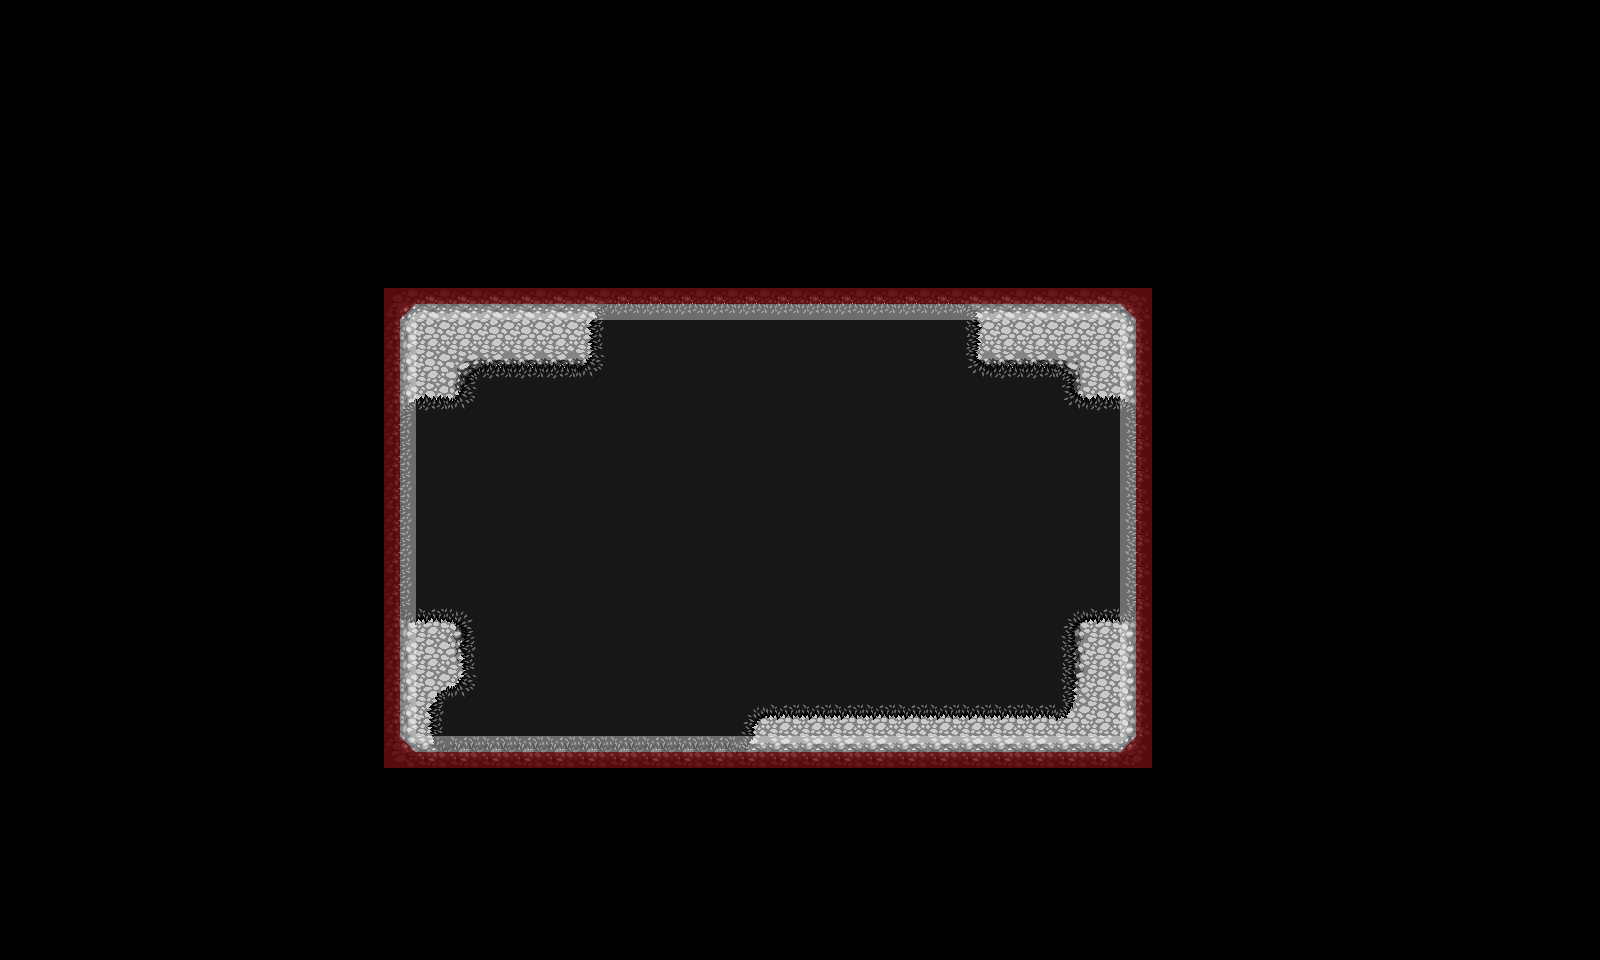

The image is a tile-based game level rendered from a .tmx file. Its description and source (layers, tilesets, objects; grid data summarised) follow:
An orthogonal 50x30 tile map with 32x32 px tiles, 6 tile layers (Background, Ground, Overground, GroundObjects, ...), 53 tilesets and 20 objects.

<map version="1.0" orientation="orthogonal" renderorder="right-down" width="50" height="30" tilewidth="32" tileheight="32" nextobjectid="23">
 <tileset firstgid="1" name="col_half_right" tilewidth="32" tileheight="32" tilecount="1" columns="1">
  <image source="../col_half_right.png" width="32" height="32" />
  <tile id="0">
   <objectgroup draworder="index">
    <object id="2" x="16" y="0" width="16" height="32" />
   </objectgroup>
  </tile>
 </tileset>
 <tileset firstgid="2" name="col_half_left" tilewidth="32" tileheight="32" tilecount="1" columns="1">
  <image source="../col_half_left.png" width="32" height="32" />
  <tile id="0">
   <objectgroup draworder="index">
    <object id="1" x="0" y="0" width="16" height="32" />
   </objectgroup>
  </tile>
 </tileset>
 <tileset firstgid="3" name="col_half_bottom" tilewidth="32" tileheight="32" tilecount="1" columns="1">
  <image source="../col_half_bottom.png" width="32" height="32" />
  <tile id="0">
   <objectgroup draworder="index">
    <object id="1" x="0" y="16" width="32" height="16" />
   </objectgroup>
  </tile>
 </tileset>
 <tileset firstgid="4" name="col_half_top" tilewidth="32" tileheight="32" tilecount="1" columns="1">
  <image source="../col_half_top.png" width="32" height="32" />
  <tile id="0">
   <objectgroup draworder="index">
    <object id="1" x="0" y="0" width="32" height="16" />
   </objectgroup>
  </tile>
 </tileset>
 <tileset firstgid="5" name="water" tilewidth="32" tileheight="32" tilecount="18" columns="3">
  <image source="../LPC Base Assets/LPC Base Assets/tiles/water.png" width="96" height="192" />
 </tileset>
 <tileset firstgid="23" name="grass" tilewidth="32" tileheight="32" tilecount="18" columns="3">
  <image source="../LPC Base Assets/LPC Base Assets/tiles/grass.png" width="96" height="192" />
  <terraintypes>
   <terrain name="grass" tile="-1">
    <properties>
     <property name="unity:tag" value="DoorsLayer" />
    </properties>
   </terrain>
  </terraintypes>
  <tile id="1" terrain="0,0,0," />
  <tile id="2" terrain="0,0,,0" />
  <tile id="4" terrain="0,,0,0" />
  <tile id="5" terrain=",0,0,0" />
  <tile id="6" terrain=",,,0" />
  <tile id="7" terrain=",,0,0" />
  <tile id="8" terrain=",,0," />
  <tile id="9" terrain=",0,,0" />
  <tile id="10" terrain="0,0,0,0" />
  <tile id="11" terrain="0,,0," />
  <tile id="12" terrain=",0,," />
  <tile id="13" terrain="0,0,," />
  <tile id="14" terrain="0,,," />
 </tileset>
 <tileset firstgid="41" name="col_triangle1" tilewidth="32" tileheight="32" tilecount="1" columns="1">
  <image source="../col_triangle1.png" width="32" height="32" />
  <tile id="0">
   <objectgroup draworder="index">
    <object id="1" x="32" y="15.9091">
     <polygon points="0,0 -16,15.9091 0,16.0909" />
    </object>
   </objectgroup>
  </tile>
 </tileset>
 <tileset firstgid="42" name="col_triangle2" tilewidth="32" tileheight="32" tilecount="1" columns="1">
  <image source="../col_triangle2.png" width="32" height="32" />
  <tile id="0">
   <objectgroup draworder="index">
    <object id="1" x="0.181818" y="15.8182">
     <polygon points="0,0 16,16.0909 -0.181818,16.1818" />
    </object>
   </objectgroup>
  </tile>
 </tileset>
 <tileset firstgid="43" name="col_triangle3" tilewidth="32" tileheight="32" tilecount="1" columns="1">
  <image source="../col_triangle3.png" width="32" height="32" />
  <tile id="0">
   <objectgroup draworder="index">
    <object id="1" x="-0.181818" y="15.7273">
     <polygon points="0,0 16.1818,-15.7273 0.181818,-15.7273" />
    </object>
   </objectgroup>
  </tile>
 </tileset>
 <tileset firstgid="44" name="col_triangle4" tilewidth="32" tileheight="32" tilecount="1" columns="1">
  <image source="../col_triangle4.png" width="32" height="32" />
  <tile id="0">
   <objectgroup draworder="index">
    <object id="1" x="16.0909" y="0">
     <polygon points="0,0 15.8182,16 15.9091,0" />
    </object>
   </objectgroup>
  </tile>
 </tileset>
 <tileset firstgid="45" name="col_triangle_inv4" tilewidth="32" tileheight="32" tilecount="1" columns="1">
  <image source="../col_triangle_inv4.png" width="32" height="32" />
  <tile id="0">
   <objectgroup draworder="index">
    <object id="2" x="16.0909" y="0">
     <polygon points="0,0 15.9091,0 15.9091,32 -16.0909,32 -16.2727,16.4545" />
    </object>
   </objectgroup>
  </tile>
 </tileset>
 <tileset firstgid="46" name="col_triangle_inv1" tilewidth="32" tileheight="32" tilecount="1" columns="1">
  <image source="../col_triangle_inv1.png" width="32" height="32" />
  <tile id="0">
   <objectgroup draworder="index">
    <object id="1" x="-0.0909091" y="-0.0909091">
     <polyline points="0,0 15.7273,-0.0909091 32,16.0909 32.0909,32.0909 0.0909091,32.0909 0.0909091,0.0909091" />
    </object>
   </objectgroup>
  </tile>
 </tileset>
 <tileset firstgid="47" name="col_triangle_inv2" tilewidth="32" tileheight="32" tilecount="1" columns="1">
  <image source="../col_triangle_inv2.png" width="32" height="32" />
  <tile id="0">
   <objectgroup draworder="index">
    <object id="1" x="0.272727" y="-0.0909091">
     <polyline points="0,0 31.7273,0.0909091 31.7273,15.8182 15.8182,32 -0.272727,32.0909 -0.272727,0.0909091" />
    </object>
   </objectgroup>
  </tile>
 </tileset>
 <tileset firstgid="48" name="col_triangle_inv3" tilewidth="32" tileheight="32" tilecount="1" columns="1">
  <image source="../col_triangle_inv3.png" width="32" height="32" />
  <tile id="0">
   <objectgroup draworder="index">
    <object id="1" x="0" y="-0.0909091">
     <polyline points="0,0 32,0.0909091 32,32.0909 16.1818,32 0.0909091,16 0,0.0909091" />
    </object>
   </objectgroup>
  </tile>
 </tileset>
 <tileset firstgid="49" name="cement" tilewidth="32" tileheight="32" tilecount="18" columns="3">
  <image source="../LPC Base Assets/LPC Base Assets/tiles/cement.png" width="96" height="192" />
 </tileset>
 <tileset firstgid="67" name="cementstair" tilewidth="32" tileheight="32" tilecount="20" columns="5">
  <image source="../LPC Base Assets/LPC Base Assets/tiles/cementstair.png" width="160" height="128" />
 </tileset>
 <tileset firstgid="87" name="chests" tilewidth="32" tileheight="32" tilecount="6" columns="2">
  <image source="../LPC Base Assets/LPC Base Assets/tiles/chests.png" width="64" height="96" />
 </tileset>
 <tileset firstgid="93" name="country" tilewidth="32" tileheight="32" tilecount="20" columns="5">
  <image source="../LPC Base Assets/LPC Base Assets/tiles/country.png" width="160" height="128" />
 </tileset>
 <tileset firstgid="113" name="cup" tilewidth="32" tileheight="32" tilecount="2" columns="1">
  <image source="../LPC Base Assets/LPC Base Assets/tiles/cup.png" width="32" height="64" />
 </tileset>
 <tileset firstgid="115" name="dirt" tilewidth="32" tileheight="32" tilecount="18" columns="3">
  <image source="../LPC Base Assets/LPC Base Assets/tiles/dirt.png" width="96" height="192" />
  <terraintypes>
   <terrain name="dirt" tile="-1" />
  </terraintypes>
  <tile id="1" terrain="0,0,0," />
  <tile id="2" terrain="0,0,,0" />
  <tile id="4" terrain="0,,0,0" />
  <tile id="5" terrain=",0,0,0" />
  <tile id="6" terrain=",,,0" />
  <tile id="7" terrain=",,0,0" />
  <tile id="8" terrain=",,0," />
  <tile id="9" terrain=",0,,0" />
  <tile id="10" terrain="0,0,0,0" />
  <tile id="11" terrain="0,,0," />
  <tile id="12" terrain=",0,," />
  <tile id="13" terrain="0,0,," />
  <tile id="14" terrain="0,,," />
 </tileset>
 <tileset firstgid="133" name="dirt2" tilewidth="32" tileheight="32" tilecount="18" columns="3">
  <image source="../LPC Base Assets/LPC Base Assets/tiles/dirt2.png" width="96" height="192" />
 </tileset>
 <tileset firstgid="151" name="dungeon" tilewidth="32" tileheight="32" tilecount="104" columns="13">
  <image source="../LPC Base Assets/LPC Base Assets/tiles/dungeon.png" width="416" height="256" />
 </tileset>
 <tileset firstgid="255" name="grass" tilewidth="32" tileheight="32" tilecount="18" columns="3">
  <image source="../LPC Base Assets/LPC Base Assets/tiles/grass.png" width="96" height="192" />
 </tileset>
 <tileset firstgid="273" name="grassalt" tilewidth="32" tileheight="32" tilecount="18" columns="3">
  <image source="../LPC Base Assets/LPC Base Assets/tiles/grassalt.png" width="96" height="192" />
  <terraintypes>
   <terrain name="grass2" tile="-1" />
  </terraintypes>
  <tile id="1" terrain="0,0,0," />
  <tile id="2" terrain="0,0,,0" />
  <tile id="4" terrain="0,,0,0" />
  <tile id="5" terrain=",0,0,0" />
  <tile id="6" terrain=",,,0" />
  <tile id="7" terrain=",,0,0" />
  <tile id="8" terrain=",,0," />
  <tile id="9" terrain=",0,,0" />
  <tile id="10" terrain="0,0,0,0" />
  <tile id="11" terrain="0,,0," />
  <tile id="12" terrain=",0,," />
  <tile id="13" terrain="0,0,," />
  <tile id="14" terrain="0,,," />
 </tileset>
 <tileset firstgid="291" name="hole" tilewidth="32" tileheight="32" tilecount="18" columns="3">
  <image source="../LPC Base Assets/LPC Base Assets/tiles/hole.png" width="96" height="192" />
 </tileset>
 <tileset firstgid="309" name="holek" tilewidth="32" tileheight="32" tilecount="18" columns="3">
  <image source="../LPC Base Assets/LPC Base Assets/tiles/holek.png" width="96" height="192" />
 </tileset>
 <tileset firstgid="327" name="holemid" tilewidth="32" tileheight="32" tilecount="18" columns="3">
  <image source="../LPC Base Assets/LPC Base Assets/tiles/holemid.png" width="96" height="192" />
 </tileset>
 <tileset firstgid="345" name="house" tilewidth="32" tileheight="32" tilecount="63" columns="9">
  <image source="../LPC Base Assets/LPC Base Assets/tiles/house.png" width="288" height="224" />
 </tileset>
 <tileset firstgid="408" name="inside" tilewidth="32" tileheight="32" tilecount="100" columns="10">
  <image source="../LPC Base Assets/LPC Base Assets/tiles/inside.png" width="320" height="320" />
 </tileset>
 <tileset firstgid="508" name="kitchen" tilewidth="32" tileheight="32" tilecount="8" columns="2">
  <image source="../LPC Base Assets/LPC Base Assets/tiles/kitchen.png" width="64" height="128" />
 </tileset>
 <tileset firstgid="516" name="lava" tilewidth="32" tileheight="32" tilecount="18" columns="3">
  <image source="../LPC Base Assets/LPC Base Assets/tiles/lava.png" width="96" height="192" />
 </tileset>
 <tileset firstgid="534" name="lavarock" tilewidth="32" tileheight="32" tilecount="18" columns="3">
  <image source="../LPC Base Assets/LPC Base Assets/tiles/lavarock.png" width="96" height="192" />
  <terraintypes>
   <terrain name="lavarock" tile="-1" />
  </terraintypes>
  <tile id="1" terrain="0,0,0," />
  <tile id="2" terrain="0,0,,0" />
  <tile id="4" terrain="0,,0,0" />
  <tile id="5" terrain=",0,0,0" />
  <tile id="6" terrain=",,,0" />
  <tile id="7" terrain=",,0,0" />
  <tile id="8" terrain=",,0," />
  <tile id="9" terrain=",0,,0" />
  <tile id="10" terrain="0,0,0,0" />
  <tile id="11" terrain="0,,0," />
  <tile id="12" terrain=",0,," />
  <tile id="13" terrain="0,0,," />
  <tile id="14" terrain="0,,," />
 </tileset>
 <tileset firstgid="552" name="mountains" tilewidth="32" tileheight="32" tilecount="108" columns="12">
  <image source="../LPC Base Assets/LPC Base Assets/tiles/mountains.png" width="384" height="288" />
 </tileset>
 <tileset firstgid="660" name="rock" tilewidth="32" tileheight="32" tilecount="2" columns="2">
  <image source="../LPC Base Assets/LPC Base Assets/tiles/rock.png" width="64" height="32" />
 </tileset>
 <tileset firstgid="662" name="signs" tilewidth="32" tileheight="32" tilecount="6" columns="3">
  <image source="../LPC Base Assets/LPC Base Assets/tiles/signs.png" width="96" height="64" />
 </tileset>
 <tileset firstgid="668" name="stairs" tilewidth="32" tileheight="32" tilecount="112" columns="8">
  <image source="../LPC Base Assets/LPC Base Assets/tiles/stairs.png" width="256" height="448" />
 </tileset>
 <tileset firstgid="780" name="treetop" tilewidth="32" tileheight="32" tilecount="42" columns="6">
  <image source="../LPC Base Assets/LPC Base Assets/tiles/treetop.png" width="192" height="224" />
 </tileset>
 <tileset firstgid="822" name="trunk" tilewidth="32" tileheight="32" tilecount="18" columns="6">
  <image source="../LPC Base Assets/LPC Base Assets/tiles/trunk.png" width="192" height="96" />
 </tileset>
 <tileset firstgid="840" name="victoria" tilewidth="32" tileheight="32" tilecount="55" columns="11">
  <image source="../LPC Base Assets/LPC Base Assets/tiles/victoria.png" width="352" height="160" />
 </tileset>
 <tileset firstgid="895" name="water" tilewidth="32" tileheight="32" tilecount="18" columns="3">
  <image source="../LPC Base Assets/LPC Base Assets/tiles/water.png" width="96" height="192" />
 </tileset>
 <tileset firstgid="913" name="waterfall" tilewidth="32" tileheight="32" tilecount="15" columns="3">
  <image source="../LPC Base Assets/LPC Base Assets/tiles/waterfall.png" width="96" height="160" />
 </tileset>
 <tileset firstgid="928" name="watergrass" tilewidth="32" tileheight="32" tilecount="18" columns="3">
  <image source="../LPC Base Assets/LPC Base Assets/tiles/watergrass.png" width="96" height="192" />
 </tileset>
 <tileset firstgid="946" name="barrel" tilewidth="32" tileheight="32" tilecount="8" columns="4">
  <image source="../LPC Base Assets/LPC Base Assets/tiles/barrel.png" width="128" height="64" />
 </tileset>
 <tileset firstgid="954" name="brackish" tilewidth="32" tileheight="32" tilecount="18" columns="3">
  <image source="../LPC Base Assets/LPC Base Assets/tiles/brackish.png" width="96" height="192" />
 </tileset>
 <tileset firstgid="972" name="bridges" tilewidth="32" tileheight="32" tilecount="42" columns="6">
  <image source="../LPC Base Assets/LPC Base Assets/tiles/bridges.png" width="192" height="224" />
 </tileset>
 <tileset firstgid="1014" name="buckets" tilewidth="32" tileheight="32" tilecount="6" columns="3">
  <image source="../LPC Base Assets/LPC Base Assets/tiles/buckets.png" width="96" height="64" />
 </tileset>
 <tileset firstgid="1020" name="cabinets" tilewidth="32" tileheight="32" tilecount="78" columns="6">
  <image source="../LPC Base Assets/LPC Base Assets/tiles/cabinets.png" width="192" height="416" />
 </tileset>
 <tileset firstgid="1098" name="castle_lightsources" tilewidth="32" tileheight="32" tilecount="20" columns="5">
  <image source="../LPC Base Assets/LPC Base Assets/tiles/castle_lightsources.png" width="160" height="128" />
 </tileset>
 <tileset firstgid="1118" name="castle_outside" tilewidth="32" tileheight="32" tilecount="187" columns="17">
  <image source="../LPC Base Assets/LPC Base Assets/tiles/castle_outside.png" width="544" height="352" />
 </tileset>
 <tileset firstgid="1305" name="castlefloors" tilewidth="32" tileheight="32" tilecount="100" columns="10">
  <image source="../LPC Base Assets/LPC Base Assets/tiles/castlefloors.png" width="320" height="320" />
 </tileset>
 <tileset firstgid="1405" name="castlefloors_outside" tilewidth="32" tileheight="32" tilecount="20" columns="4">
  <image source="../LPC Base Assets/LPC Base Assets/tiles/castlefloors_outside.png" width="128" height="160" />
 </tileset>
 <tileset firstgid="1425" name="castlewalls" tilewidth="32" tileheight="32" tilecount="180" columns="12">
  <image source="../LPC Base Assets/LPC Base Assets/tiles/castlewalls.png" width="384" height="480" />
 </tileset>
 <tileset firstgid="1605" name="red_tile" tilewidth="32" tileheight="32" tilecount="1" columns="1">
  <image source="../red_tile.png" width="32" height="32" />
  <tile id="0">
   <objectgroup draworder="index">
    <object id="1" x="0" y="0" width="32" height="32" />
   </objectgroup>
  </tile>
 </tileset>
 <layer name="Background" width="50" height="30">
  <properties>
   <property name="unity:sortingLayerName" value="Background" />
  </properties>
  <data>[1500 cells, 1500 non-empty, 1 distinct tile ids]</data>
 </layer>
 <layer name="Ground" width="50" height="30">
  <properties>
   <property name="unity:sortingLayerName" value="Ground" />
  </properties>
  <data>[1500 cells, 199 non-empty, 13 distinct tile ids]</data>
 </layer>
 <layer name="Overground" width="50" height="30">
  <properties>
   <property name="unity:sortingLayerName" value="Overground" />
  </properties>
  <data>[1500 cells, 311 non-empty, 13 distinct tile ids]</data>
 </layer>
 <layer name="GroundObjects" width="50" height="30">
  <properties>
   <property name="unity:sortingLayerName" value="GroundObjects" />
  </properties>
  <data>[1500 cells, 0 non-empty, 0 distinct tile ids]</data>
 </layer>
 <layer name="TopObjects" width="50" height="30">
  <properties>
   <property name="unity:sortingLayerName" value="TopObjects" />
  </properties>
  <data>[1500 cells, 0 non-empty, 0 distinct tile ids]</data>
 </layer>
 <layer name="Collision" width="50" height="30" opacity="0.37">
  <data>[1500 cells, 74 non-empty, 8 distinct tile ids]</data>
 </layer>
 <objectgroup name="Spawns">
  <properties>
   <property name="unity:tag" value="SpawnLayer" />
  </properties>
  <object id="3" x="871.5" y="439" width="10" height="10">
   <properties>
    <property name="SpawnName" value="Player" />
    <property name="SpawnNumber" value="1" />
   </properties>
   <ellipse />
  </object>
  <object id="4" x="501" y="346.333" width="120" height="120">
   <properties>
    <property name="SpawnName" value="BadEnemy" />
    <property name="SpawnNumber" value="1" />
   </properties>
   <ellipse />
  </object>
  <object id="21" x="626" y="682" width="10" height="10">
   <properties>
    <property name="SpawnName" value="Player" />
    <property name="SpawnNumber" value="1" />
   </properties>
   <ellipse />
  </object>
 </objectgroup>
 <objectgroup name="Doors">
  <properties>
   <property name="unity:tag" value="DoorsLayer" />
  </properties>
  <object id="10" x="388.667" y="413.333" width="16" height="203.333">
   <properties>
    <property name="DoorType" value="Left" />
   </properties>
  </object>
  <object id="14" x="427.333" y="743.667" width="322.667" height="20.3333">
   <properties>
    <property name="DoorType" value="Down" />
   </properties>
  </object>
  <object id="19" x="596" y="285.333" width="359" height="25.6666">
   <properties>
    <property name="DoorType" value="Up" />
   </properties>
  </object>
  <object id="20" x="1131" y="411.333" width="13" height="190.333">
   <properties>
    <property name="DoorType" value="Right" />
   </properties>
  </object>
 </objectgroup>
 <objectgroup name="Items" />
</map>
